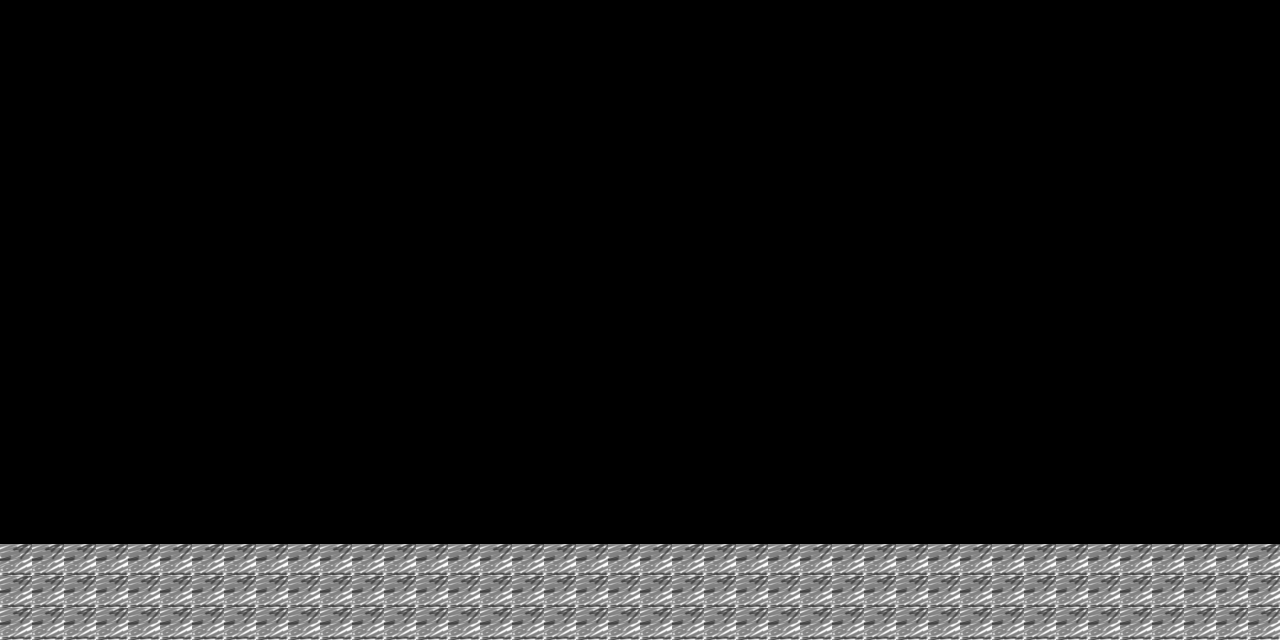

Rendered tile map (Tiled .tmx) drawn with the repository's tilesets; below, a short description and the full map source, tile grids included:
An orthogonal 40x20 tile map with 32x32 px tiles, 1 tile layer (Tilelaag 1) and 2 objects (2x Wall).

<map version="1.2" tiledversion="1.2.3" orientation="orthogonal" renderorder="right-down" width="40" height="20" tilewidth="32" tileheight="32" infinite="0" nextlayerid="3" nextobjectid="3">
 <tileset firstgid="1" name="tiles_spritesheet" tilewidth="32" tileheight="32" tilecount="1" columns="1">
  <image source="Grond.png" width="32" height="32" />
 </tileset>
 <layer id="1" name="Tilelaag 1" width="40" height="20">
  <data encoding="csv">
0,0,0,0,0,0,0,0,0,0,0,0,0,0,0,0,0,0,0,0,0,0,0,0,0,0,0,0,0,0,0,0,0,0,0,0,0,0,0,0,
0,0,0,0,0,0,0,0,0,0,0,0,0,0,0,0,0,0,0,0,0,0,0,0,0,0,0,0,0,0,0,0,0,0,0,0,0,0,0,0,
0,0,0,0,0,0,0,0,0,0,0,0,0,0,0,0,0,0,0,0,0,0,0,0,0,0,0,0,0,0,0,0,0,0,0,0,0,0,0,0,
0,0,0,0,0,0,0,0,0,0,0,0,0,0,0,0,0,0,0,0,0,0,0,0,0,0,0,0,0,0,0,0,0,0,0,0,0,0,0,0,
0,0,0,0,0,0,0,0,0,0,0,0,0,0,0,0,0,0,0,0,0,0,0,0,0,0,0,0,0,0,0,0,0,0,0,0,0,0,0,0,
0,0,0,0,0,0,0,0,0,0,0,0,0,0,0,0,0,0,0,0,0,0,0,0,0,0,0,0,0,0,0,0,0,0,0,0,0,0,0,0,
0,0,0,0,0,0,0,0,0,0,0,0,0,0,0,0,0,0,0,0,0,0,0,0,0,0,0,0,0,0,0,0,0,0,0,0,0,0,0,0,
0,0,0,0,0,0,0,0,0,0,0,0,0,0,0,0,0,0,0,0,0,0,0,0,0,0,0,0,0,0,0,0,0,0,0,0,0,0,0,0,
0,0,0,0,0,0,0,0,0,0,0,0,0,0,0,0,0,0,0,0,0,0,0,0,0,0,0,0,0,0,0,0,0,0,0,0,0,0,0,0,
0,0,0,0,0,0,0,0,0,0,0,0,0,0,0,0,0,0,0,0,0,0,0,0,0,0,0,0,0,0,0,0,0,0,0,0,0,0,0,0,
0,0,0,0,0,0,0,0,0,0,0,0,0,0,0,0,0,0,0,0,0,0,0,0,0,0,0,0,0,0,0,0,0,0,0,0,0,0,0,0,
0,0,0,0,0,0,0,0,0,0,0,0,0,0,0,0,0,0,0,0,0,0,0,0,0,0,0,0,0,0,0,0,0,0,0,0,0,0,0,0,
0,0,0,0,0,0,0,0,0,0,0,0,0,0,0,0,0,0,0,0,0,0,0,0,0,0,0,0,0,0,0,0,0,0,0,0,0,0,0,0,
0,0,0,0,0,0,0,0,0,0,0,0,0,0,0,0,0,0,0,0,0,0,0,0,0,0,0,0,0,0,0,0,0,0,0,0,0,0,0,0,
0,0,0,0,0,0,0,0,0,0,0,0,0,0,0,0,0,0,0,0,0,0,0,0,0,0,0,0,0,0,0,0,0,0,0,0,0,0,0,0,
0,0,0,0,0,0,0,0,0,0,0,0,0,0,0,0,0,0,0,0,0,0,0,0,0,0,0,0,0,0,0,0,0,0,0,0,0,0,0,0,
0,0,0,0,0,0,0,0,0,0,0,0,0,0,0,0,0,0,0,0,0,0,0,0,0,0,0,0,0,0,0,0,0,0,0,0,0,0,0,0,
1,1,1,1,1,1,1,1,1,1,1,1,1,1,1,1,1,1,1,1,1,1,1,1,1,1,1,1,1,1,1,1,1,1,1,1,1,1,1,1,
1,1,1,1,1,1,1,1,1,1,1,1,1,1,1,1,1,1,1,1,1,1,1,1,1,1,1,1,1,1,1,1,1,1,1,1,1,1,1,1,
1,1,1,1,1,1,1,1,1,1,1,1,1,1,1,1,1,1,1,1,1,1,1,1,1,1,1,1,1,1,1,1,1,1,1,1,1,1,1,1
</data>
 </layer>
 <objectgroup id="2" name="Objectlaag 1">
  <object id="1" type="Wall" x="0" y="544">
   <polygon points="0,0 0,96 1280,96 1280,0 0,0 0,96 1280,96 1280,0" />
  </object>
  <object id="2" type="Wall" x="192" y="352">
   <polygon points="0,0 0,32 192,32 192,0 0,0" />
  </object>
 </objectgroup>
</map>